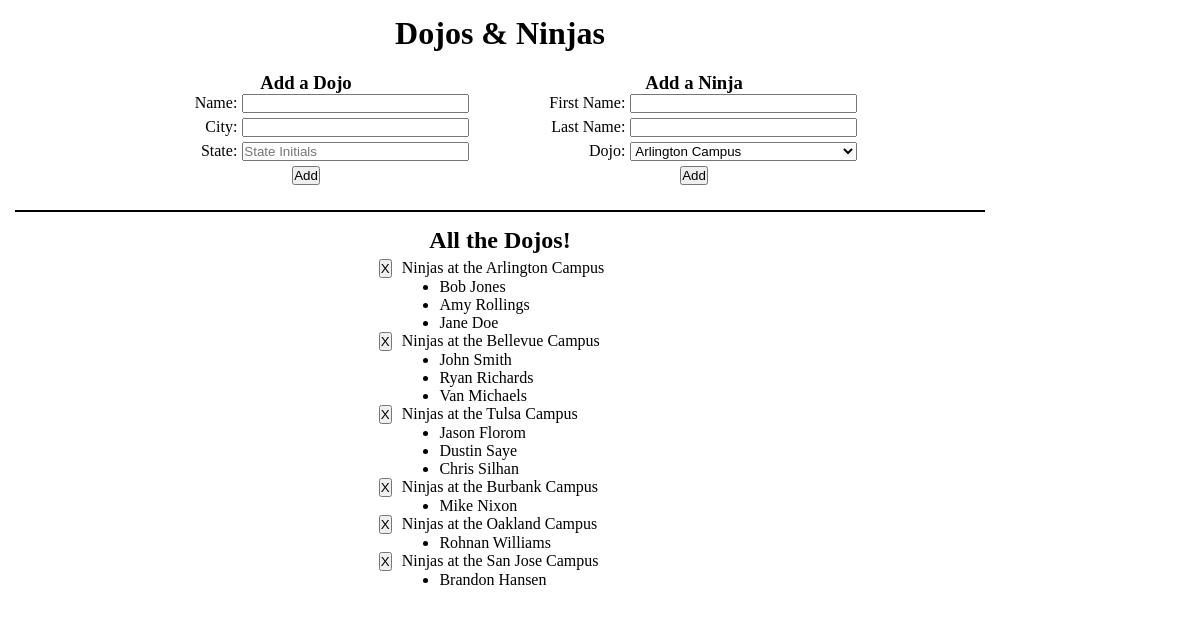
Before: / with the older database file.
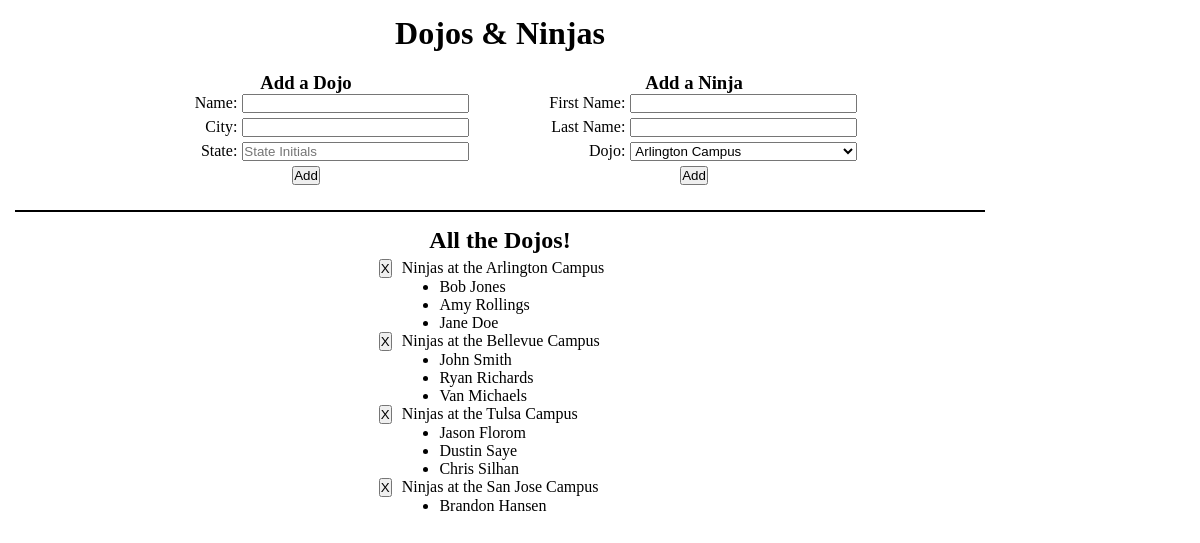
After: the same page with the newer database file.
### dojo_ninjas_app/models.py (models this page shows)
class Dojo(models.Model):
    name = models.CharField(max_length=255)
    city = models.CharField(max_length=255)
    state = models.CharField(max_length=2)
    desc = models.TextField()

class Ninja(models.Model):
    dojo = models.ForeignKey(Dojo, related_name="ninjas", on_delete=models.CASCADE)
    first_name = models.CharField(max_length=255)
    last_name = models.CharField(max_length=255)

### dojo_ninjas_app/views.py (the view)
# urls.py: path('', views.index),
def index(request):
    context = {
        "dojos": Dojo.objects.all(),
        "ninjas": Ninja.objects.all(),
    }
    return render(request, "index.html", context)

### dojo_ninjas_app/templates/index.html (shortened to what the changed rows need)
<!DOCTYPE html>
<html lang="en">
<head>
    {% load static %}
    <link rel="stylesheet" href="{% static 'css/style.css' %}">
</head>
<body>
    <div id="wrapper">
        <header class="page_header">
            <h1>Dojos & Ninjas</h1>
        </header>
        <div class="display_section">
            <header class="display_header">
                <h2>All the Dojos!</h2>
            </header>
            <div class="list_container">
                <ul class="dojo_list">
                    {% for dojo in dojos %}
                        <li class="dojo_list_items">
                            <div class="delete_record">
                                <form action="/delete_dojo/{{dojo.id}}" class="delete_form" method="POST">
                                    <button type="submit" name="delete_dojo_btn">X</button>
                                </form>
                                <p class="dojo_display_name">Ninjas at the {{dojo.name}}</p>
                            </div>
                            <ul class="ninja_list">
                                {% for ninja in dojo.ninjas.all %}
                                    <li class="ninjas_list_items">
                                        {{ninja.first_name}} {{ninja.last_name}}
                                    </li>
                                {% endfor %}
                            </ul>
                        </li>
                    {% endfor %}
                </ul>
            </div>
        </div>
    </div>
</body>
</html>

Changed rows visible on the page:
removed Dojo: name "Burbank Campus"
removed Ninja: first_name "Mike", last_name "Nixon", shown under "Burbank Campus"
removed Dojo: name "Oakland Campus"
removed Ninja: first_name "Rohnan", last_name "Williams", shown under "Oakland Campus"
